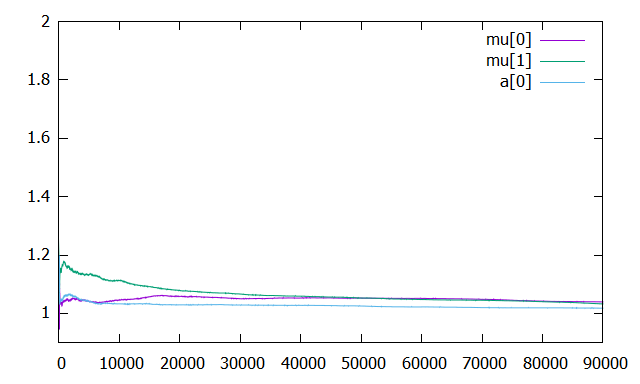

Generate this figure with gnuplot:
#!/gnuplot
#
#    
#    	G N U P L O T
#    	Version 5.2 patchlevel 4    last modified 2018-06-01 
#    
#    	Copyright (C) 1986-1993, 1998, 2004, 2007-2018
#    	Thomas Williams, Colin Kelley and many others
#    
#    	gnuplot home:     http://www.gnuplot.info
#    	faq, bugs, etc:   type "help FAQ"
#    	immediate help:   type "help"  (plot window: hit 'h')
# set terminal wxt 0 enhanced
# set output
unset clip points
set clip one
unset clip two
set errorbars front 1.000000 
set border 31 front lt black linewidth 1.000 dashtype solid
set zdata 
set ydata 
set xdata 
set y2data 
set x2data 
set boxwidth
set style fill  empty border
set style rectangle back fc  bgnd fillstyle   solid 1.00 border lt -1
set style circle radius graph 0.02 
set style ellipse size graph 0.05, 0.03 angle 0 units xy
set dummy x, y
set format x "% h" 
set format y "% h" 
set format x2 "% h" 
set format y2 "% h" 
set format z "% h" 
set format cb "% h" 
set format r "% h" 
set ttics format "% h"
set timefmt "%d/%m/%y,%H:%M"
set angles radians
set tics back
unset grid
unset raxis
set theta counterclockwise right
set style parallel front  lt black linewidth 2.000 dashtype solid
set key title "" center
set key fixed right top vertical Right noreverse enhanced autotitle nobox
set key noinvert samplen 4 spacing 1 width 0 height 0 
set key maxcolumns 0 maxrows 0
set key noopaque
unset label
unset arrow
set style increment default
unset style line
unset style arrow
set style histogram clustered gap 2 title textcolor lt -1
unset object
set style textbox transparent margins  1.0,  1.0 border  lt -1 linewidth  1.0
set offsets 0, 0, 0, 0
set pointsize 1
set pointintervalbox 1
set encoding sjis
unset polar
unset parametric
unset decimalsign
unset micro
unset minussign
set view 60, 30, 1, 1
set view azimuth 0
set rgbmax 255
set samples 100, 100
set isosamples 10, 10
set surface 
unset contour
set cntrlabel  format '%8.3g' font '' start 5 interval 20
set mapping cartesian
set datafile separator whitespace
unset hidden3d
set cntrparam order 4
set cntrparam linear
set cntrparam levels auto 5 unsorted
set cntrparam firstlinetype 0
set cntrparam points 5
set size ratio 0 1,1
set origin 0,0
set style data points
set style function lines
unset xzeroaxis
unset yzeroaxis
unset zzeroaxis
unset x2zeroaxis
unset y2zeroaxis
set xyplane relative 0.5
set tics scale  1, 0.5, 1, 1, 1
set mxtics default
set mytics default
set mztics default
set mx2tics default
set my2tics default
set mcbtics default
set mrtics default
set nomttics
set xtics border in scale 1,0.5 mirror norotate  autojustify
set xtics  norangelimit autofreq 
set ytics border in scale 1,0.5 mirror norotate  autojustify
set ytics  norangelimit autofreq 
set ztics border in scale 1,0.5 nomirror norotate  autojustify
set ztics  norangelimit autofreq 
unset x2tics
unset y2tics
set cbtics border in scale 1,0.5 mirror norotate  autojustify
set cbtics  norangelimit autofreq 
set rtics axis in scale 1,0.5 nomirror norotate  autojustify
set rtics  norangelimit autofreq 
unset ttics
set title "" 
set title  font "" norotate
set timestamp bottom 
set timestamp "" 
set timestamp  font "" norotate
set trange [ * : * ] noreverse nowriteback
set urange [ * : * ] noreverse nowriteback
set vrange [ * : * ] noreverse nowriteback
set xlabel "" 
set xlabel  font "" textcolor lt -1 norotate
set x2label "" 
set x2label  font "" textcolor lt -1 norotate
set xrange [ * : * ] noreverse writeback
set x2range [ * : * ] noreverse writeback
set ylabel "" 
set ylabel  font "" textcolor lt -1 rotate
set y2label "" 
set y2label  font "" textcolor lt -1 rotate
set yrange [ 0.900000 : 2.00000 ] noreverse writeback
set y2range [ * : * ] noreverse writeback
set zlabel "" 
set zlabel  font "" textcolor lt -1 norotate
set zrange [ * : * ] noreverse writeback
set cblabel "" 
set cblabel  font "" textcolor lt -1 rotate
set cbrange [ * : * ] noreverse writeback
set rlabel "" 
set rlabel  font "" textcolor lt -1 norotate
set rrange [ * : * ] noreverse writeback
unset logscale
unset jitter
set zero 1e-08
set lmargin  -1
set bmargin  -1
set rmargin  -1
set tmargin  -1
set locale "Japanese_Japan.932"
set pm3d explicit at s
set pm3d scansautomatic
set pm3d interpolate 1,1 flush begin noftriangles noborder corners2color mean
set pm3d nolighting
set palette positive nops_allcF maxcolors 0 gamma 1.5 color model RGB 
set palette rgbformulae 7, 5, 15
set colorbox default
set colorbox vertical origin screen 0.9, 0.2 size screen 0.05, 0.6 front  noinvert bdefault
set style boxplot candles range  1.50 outliers pt 7 separation 1 labels auto unsorted
set loadpath 
set fontpath 
set psdir
set fit brief errorvariables nocovariancevariables errorscaling prescale nowrap v5
GNUTERM = "wxt"
## Last datafile plotted: "PSRF_mND_r10_Parm3.dat"
plot "../RXMC_mND_1/PSRF_mND_r1_Parm1.dat" using 1:8 w l title "mu[0]", "../RXMC_mND_1/PSRF_mND_r1_Parm2.dat" using 1:8 w l title "mu[1]", "../RXMC_mND_1/PSRF_mND_r1_Parm3.dat" using 1:8 w l title "a[0]"
#    EOF
